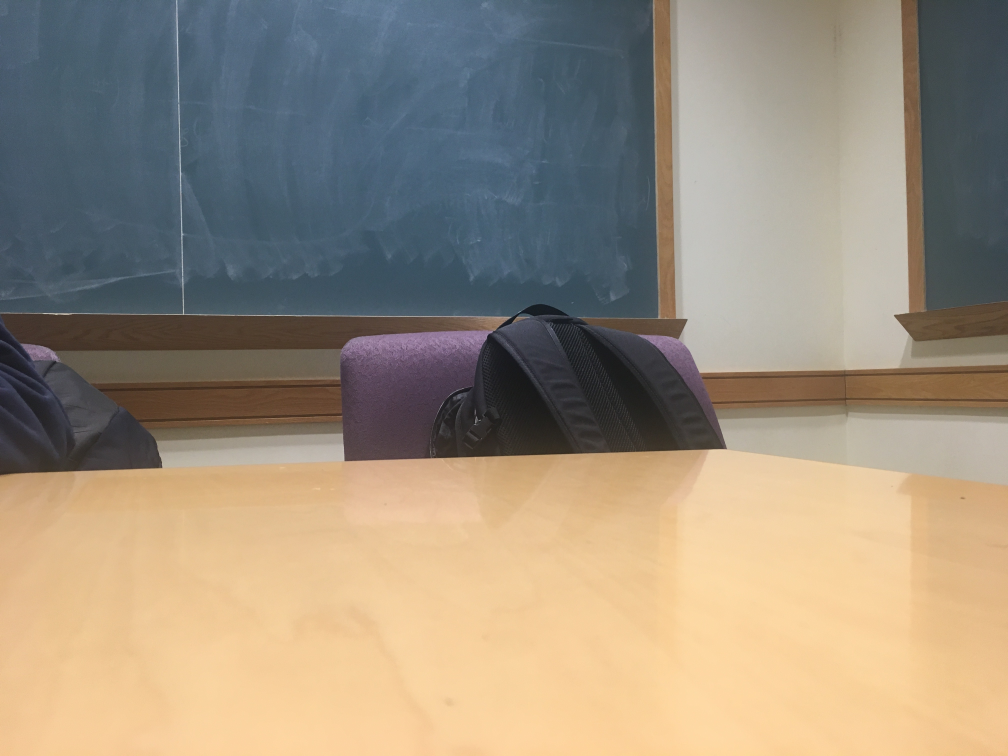
#> input picture sequential/IMG_5053.jpg, 4032 x 3024 px (shown at 1/4 size)
$ python stitch_time.py --first IMG_5053.jpg --second IMG_5054.jpg --width IMG_5054.jpg
#> lines starting #> are read from the running program, lines starting #| are printed output that depends on the picture
### sequential/panorama_time.py
import numpy as np
import imutils
import cv2
import time

class Stitcher:
	def __init__(self):
		self.isv3 = imutils.is_cv3()

	def stitch(self, images, ratio=0.75, reprojThresh=4.0,
		showMatches=False):
		# unpack the images, then detect keypoints and extract
		# local invariant descriptors from them
		times = []
		(imageB, imageA) = images
		t0 = time.time()
		(kpsA, featuresA) = self.detectAndDescribe(imageA)
		(kpsB, featuresB) = self.detectAndDescribe(imageB)
		t1 = time.time()
		times.append(t1-t0)

		# match features between the two images
		M = self.matchKeypoints(kpsA, kpsB,
			featuresA, featuresB, ratio, reprojThresh)
		t2 = time.time()

		# if the match is None, then there aren't enough matched
		# keypoints to create a panorama
		if M is None:
			return None

		# otherwise, apply a perspective warp to stitch the images
		# together
		(matches, H, status, timess) = M

		times.extend(timess)
		result = cv2.warpPerspective(imageA, H,
			(imageA.shape[1] + imageB.shape[1], imageA.shape[0]))
		result[0:imageB.shape[0], 0:imageB.shape[1]] = imageB
		t3 = time.time()

		times.append(t3-t2)
		# check to see if the keypoint matches should be visualized
		if showMatches:
			vis = self.drawMatches(imageA, imageB, kpsA, kpsB, matches,
				status)

			# return a tuple of the stitched image and the
			# visualization
			return (result, vis, times)

		# return the stitched image
		return result

	def detectAndDescribe(self, image):
		# convert the image to grayscale
		gray = cv2.cvtColor(image, cv2.COLOR_BGR2GRAY)

		# check to see if we are using OpenCV 3.X
		if self.isv3:
			# detect and extract features from the image
			descriptor = cv2.xfeatures2d.SURF_create()
			(kps, features) = descriptor.detectAndCompute(image, None)

		# otherwise, we are using OpenCV 2.4.X
		else:
			# detect keypoints in the image
			detector = cv2.FeatureDetector_create("SURF")
			kps = detector.detect(gray)

			# extract features from the image
			extractor = cv2.DescriptorExtractor_create("SURF")
			(kps, features) = extractor.compute(gray, kps)

		# convert the keypoints from KeyPoint objects to NumPy
		# arrays
		kps = np.float32([kp.pt for kp in kps])

		# return a tuple of keypoints and features
		return (kps, features)

	# [58 lines left out: functions matchKeypoints, drawMatches, not called in this run]

### sequential/stitch_time.py
from panorama_time import Stitcher
import argparse
import imutils
import cv2
import time
#import lycon

ap = argparse.ArgumentParser()
ap.add_argument("-f", "--first", required=True,
	help="path to the first image")
ap.add_argument("-s", "--second", required=True,
	help="path to the second image")
ap.add_argument("-w", "--width", required=True,
	help="image width for stitching")
args = vars(ap.parse_args())


time_dic = {'featureDetection': [],
			'featureMatching': [],
			'homography': [],
			'warping': [],
			'total': []}

for i in range(200, 4000, 200):
	t0 = time.time()

	# resize for faster processing
	imageA = cv2.imread(args["first"])
#> imageA is the input picture: shape (3024, 4032, 3); mean B, G, R 125.1, 142.4, 154.5
	imageB = cv2.imread(args["second"])
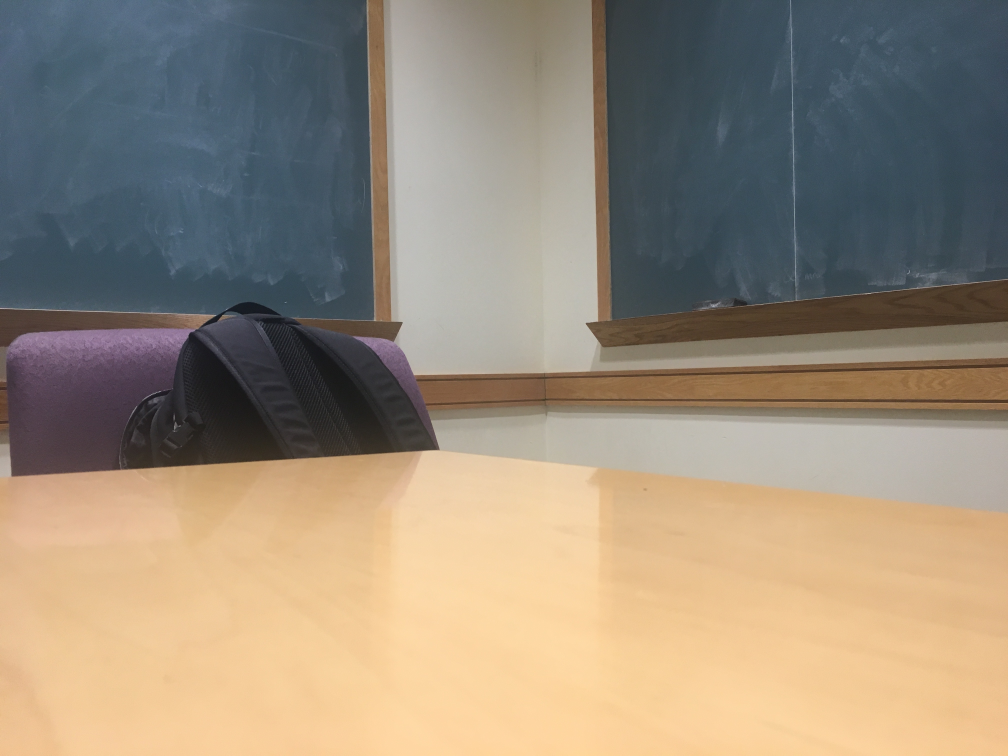
#> input picture sequential/IMG_5054.jpg, 4032 x 3024 px (shown at 1/4 size)
#> imageB is the input picture: shape (3024, 4032, 3); mean B, G, R 122.1, 139.3, 151.9

	imageA = imutils.resize(imageA, width=i)
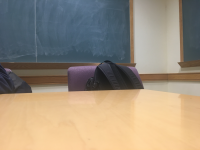
#> imageA: shape (150, 200, 3); mean B, G, R 125.1, 142.5, 154.5
	imageB = imutils.resize(imageB, width=i)
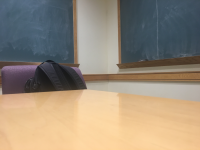
#> imageB: shape (150, 200, 3); mean B, G, R 122.1, 139.3, 151.9

	stitcher = Stitcher()
	(result, vis, times) = stitcher.stitch([imageA, imageB], showMatches=True)
#> in detectAndDescribe, `gray = cv2.cvtColor(image, cv2.COLOR_BGR2GRAY)`:
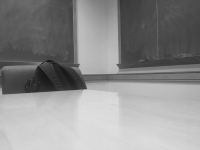
#> gray: shape (150, 200); min 24, max 222, mean 141.1
#> (the run stopped early here; a loop or call above may not have finished)
